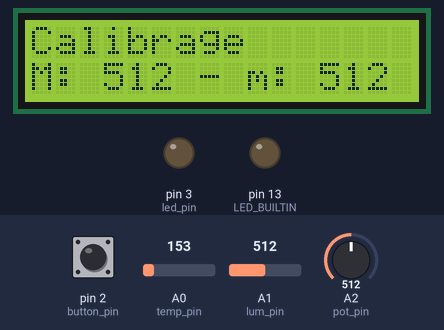
Bench run of a sketch on a simulated Arduino Uno, built with avr-gcc and run on an emulated ATmega328P. Shown: 16×2 character LCD, output pins drawn as LEDs (lit = HIGH). The test bench sets the inputs (shaded band); at power-on: pin 2 (button_pin) LOW, A0 (temp_pin) = 153, A1 (lum_pin) = 512, A2 (pot_pin) = 512. What the sketch prints to the serial monitor is not drawn.

Above: at 10.1 s.
At 18.6 s:
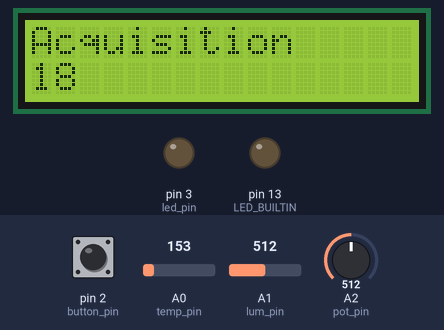
18.7 s: pin 2 (button_pin) pulled HIGH for 0.15 s
At 19.5 s:
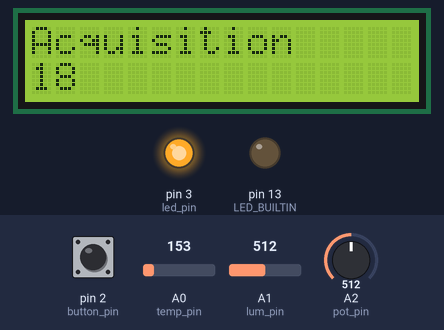
24.1 s: pin 2 (button_pin) pulled HIGH for 1 s
At 24.8 s:
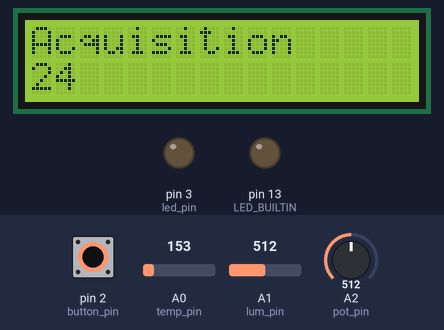
Timing chart, 0 to 27.1 s (numbered marks = the images above; inputs shaded):
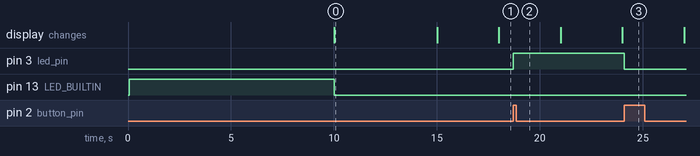

The sketch:

tutorial.ino
```cpp
/*
 Objet:

 Description du croquis:

*/
#include <LiquidCrystal.h>
LiquidCrystal lcd (12, 11, 8, 7, 6, 5);

// définition des interfaces
const byte lum_pin = A1;
const byte temp_pin = A0;
const byte pot_pin = A2;
const byte led_pin = 3;
const byte button_pin = 2;

// pour conserver etat LED
volatile byte led_state = LOW;

// pour calibrage photoresistance
int lum_min = 1023;
int lum_max = 0;

// pour debounce bouton sur interruption
#define BOUNCE_DELAY 250
volatile unsigned long last_toogle_time = 0;

// pour gestion delai entre 2 acqusitions
#define SENSE_INTERVAL 3000
unsigned long previous_time = 0;

unsigned long current_time = 0;

// variables utilisées dans setup et/ou loop
 int sensor_value = 0;
 int lum_value = 0;
 int pot_value = 0;
 float temp_value = 0.0;
 float voltage = 0.0;
 char msg [32];

void setup() {
  // lancement port série
  Serial.begin (9600);
  while (!Serial) {
    ;
  }

  // initialisation LCD
  lcd.begin (16, 2);
  lcd.noAutoscroll ();

  // calibrage photoresistance
  pinMode (LED_BUILTIN, OUTPUT);
  digitalWrite (LED_BUILTIN, HIGH);
  lcd.print (F("Calibrage"));
  while (millis () < 10000) {
    analogRead (lum_pin); // lecture en 2 fois pour pb impedance
    sensor_value = analogRead (lum_pin);
    if (sensor_value > lum_max) {
      lum_max = sensor_value;
    }
    if (sensor_value < lum_min) {
      lum_min = sensor_value;
    }
    delay (10);
  }
  sprintf (msg, "M:%4d - m:%4d", lum_max, lum_min);
  lcd.setCursor (0, 1);
  lcd.print (msg);
  digitalWrite (LED_BUILTIN, LOW);
  delay (5000);

  // debut des mesures
  pinMode (led_pin, OUTPUT);
  digitalWrite (led_pin, led_state);
  pinMode (button_pin, INPUT);
  attachInterrupt (digitalPinToInterrupt(button_pin), toogle, RISING);

  // ajustement compteur de délais
  last_toogle_time = millis ();
  previous_time = millis ();

  // préparation LCD
  lcd.clear ();
  lcd.noBlink ();
  lcd.noCursor ();
  lcd.print (F("Acquisition"));
  lcd.setCursor (0, 1);
}

void loop() {
  current_time = millis ();
  if (current_time - previous_time >= SENSE_INTERVAL) {
    previous_time = current_time;

    // lecture capteur temperature (2 fois pour pb impédance ?)
    analogRead (temp_pin);
    sensor_value = analogRead (temp_pin);
    voltage = (sensor_value / 1024.0) * 5.0;
    temp_value = (voltage - 0.5) * 100;

    // lecture capteur lumière (idem)
    analogRead (lum_pin);
    lum_value = analogRead (lum_pin);
    lum_value = map (lum_value, lum_min, lum_max, 0, 255);

    // lecture potentiomètre (idem)
    analogRead (pot_pin);
    pot_value = analogRead (pot_pin);
    pot_value = map (pot_value, 0, 1023, 0, 255);

    // écriture port série
    Serial.print (temp_value);
    Serial.print ("-");
    Serial.print (lum_value);
    Serial.print ("-");
    Serial.println (pot_value);
    // sprintf (msg, "%2.2f-%3d-%3d", temp_value, lum_value, pot_value);
    // Serial.println (msg);

    // affichage temps sur LCD
    lcd.setCursor (0, 1);
    lcd.print (current_time/1000);
  }
}

// routine d'interruption
void toogle () {
  current_time = millis ();
  if (current_time - last_toogle_time > BOUNCE_DELAY) {
    last_toogle_time = current_time;
    led_state = !led_state;
    digitalWrite (led_pin, led_state);
  }
}
```

Measured:
- after the input at 18.7 s, pin 3 (led_pin): LOW → HIGH at once
- after the input at 24.1 s, pin 3 (led_pin): HIGH → LOW at once
- what the display in image 0 shows lasts 5.0 s, from 10.0 s to 15.0 s
